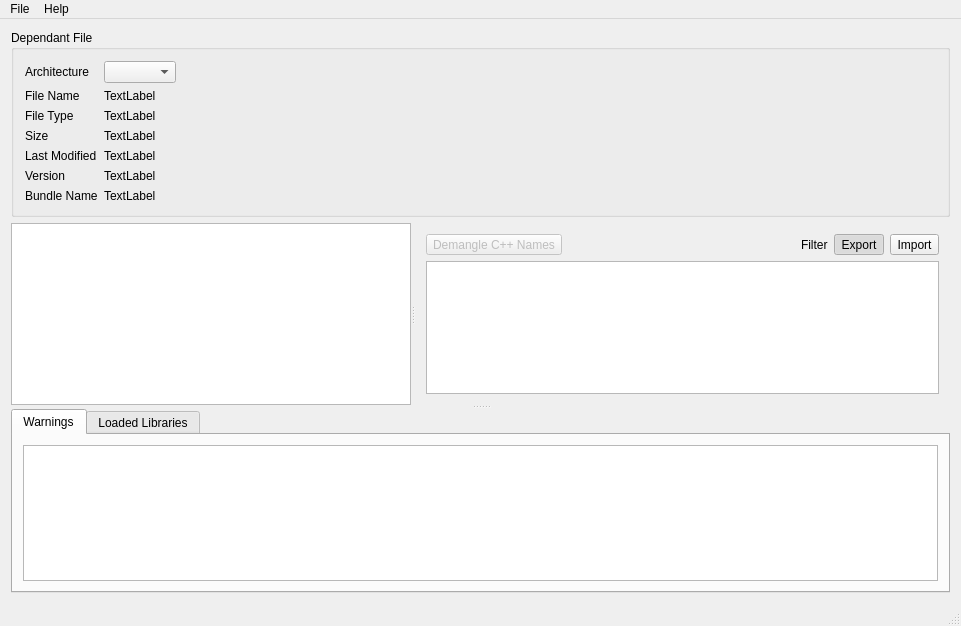
<?xml version="1.0" encoding="UTF-8"?>
<ui version="4.0">
 <class>MainWindowClass</class>
 <widget class="QMainWindow" name="MainWindowClass">
  <property name="geometry">
   <rect>
    <x>0</x>
    <y>0</y>
    <width>961</width>
    <height>626</height>
   </rect>
  </property>
  <property name="mouseTracking">
   <bool>false</bool>
  </property>
  <property name="windowTitle">
   <string>MacDependency</string>
  </property>
  <widget class="QWidget" name="centralWidget">
   <layout class="QVBoxLayout" name="verticalLayout_2">
    <item>
     <widget class="QGroupBox" name="groupBox_2">
      <property name="sizePolicy">
       <sizepolicy hsizetype="Expanding" vsizetype="Fixed">
        <horstretch>0</horstretch>
        <verstretch>0</verstretch>
       </sizepolicy>
      </property>
      <property name="title">
       <string>Dependant File</string>
      </property>
      <layout class="QFormLayout" name="formLayout_2">
       <property name="fieldGrowthPolicy">
        <enum>QFormLayout::FieldsStayAtSizeHint</enum>
       </property>
       <property name="formAlignment">
        <set>Qt::AlignLeading|Qt::AlignLeft|Qt::AlignTop</set>
       </property>
       <item row="0" column="0">
        <widget class="QLabel" name="label_6">
         <property name="text">
          <string>Architecture</string>
         </property>
        </widget>
       </item>
       <item row="0" column="1">
        <widget class="QComboBox" name="architecturesBox"/>
       </item>
       <item row="2" column="0">
        <widget class="QLabel" name="label_7">
         <property name="text">
          <string>File Name</string>
         </property>
        </widget>
       </item>
       <item row="2" column="1">
        <widget class="QLabel" name="fileNameLabel">
         <property name="sizePolicy">
          <sizepolicy hsizetype="Preferred" vsizetype="Preferred">
           <horstretch>0</horstretch>
           <verstretch>0</verstretch>
          </sizepolicy>
         </property>
         <property name="text">
          <string>TextLabel</string>
         </property>
        </widget>
       </item>
       <item row="4" column="0">
        <widget class="QLabel" name="label_8">
         <property name="text">
          <string>Size</string>
         </property>
        </widget>
       </item>
       <item row="4" column="1">
        <widget class="QLabel" name="sizeLabel">
         <property name="text">
          <string>TextLabel</string>
         </property>
        </widget>
       </item>
       <item row="5" column="0">
        <widget class="QLabel" name="label_9">
         <property name="text">
          <string>Last Modified</string>
         </property>
        </widget>
       </item>
       <item row="5" column="1">
        <widget class="QLabel" name="lastModifiedLabel">
         <property name="text">
          <string>TextLabel</string>
         </property>
        </widget>
       </item>
       <item row="6" column="0">
        <widget class="QLabel" name="label_11">
         <property name="text">
          <string>Version</string>
         </property>
        </widget>
       </item>
       <item row="6" column="1">
        <widget class="QLabel" name="versionLabel">
         <property name="text">
          <string>TextLabel</string>
         </property>
        </widget>
       </item>
       <item row="3" column="0">
        <widget class="QLabel" name="label_2">
         <property name="text">
          <string>File Type</string>
         </property>
        </widget>
       </item>
       <item row="3" column="1">
        <widget class="QLabel" name="fileTypeLabel">
         <property name="text">
          <string>TextLabel</string>
         </property>
        </widget>
       </item>
       <item row="7" column="0">
        <widget class="QLabel" name="nameLabelLabel">
         <property name="text">
          <string>Bundle Name</string>
         </property>
        </widget>
       </item>
       <item row="7" column="1">
        <widget class="QLabel" name="nameLabel">
         <property name="text">
          <string>TextLabel</string>
         </property>
        </widget>
       </item>
      </layout>
     </widget>
    </item>
    <item>
     <widget class="QSplitter" name="splitter_2">
      <property name="orientation">
       <enum>Qt::Vertical</enum>
      </property>
      <widget class="QSplitter" name="splitter">
       <property name="orientation">
        <enum>Qt::Horizontal</enum>
       </property>
       <widget class="QTreeView" name="libraryView">
        <property name="editTriggers">
         <set>QAbstractItemView::NoEditTriggers</set>
        </property>
        <property name="alternatingRowColors">
         <bool>true</bool>
        </property>
        <property name="selectionMode">
         <enum>QAbstractItemView::SingleSelection</enum>
        </property>
        <property name="selectionBehavior">
         <enum>QAbstractItemView::SelectRows</enum>
        </property>
        <property name="sortingEnabled">
         <bool>true</bool>
        </property>
       </widget>
       <widget class="QWidget" name="layoutWidget">
        <layout class="QVBoxLayout" name="verticalLayout">
         <item>
          <layout class="QHBoxLayout" name="horizontalLayout_4">
           <item>
            <widget class="QToolButton" name="demangleNamesButton">
             <property name="enabled">
              <bool>false</bool>
             </property>
             <property name="text">
              <string>Demangle C++ Names</string>
             </property>
             <property name="checkable">
              <bool>true</bool>
             </property>
            </widget>
           </item>
           <item>
            <spacer name="horizontalSpacer_2">
             <property name="orientation">
              <enum>Qt::Horizontal</enum>
             </property>
             <property name="sizeHint" stdset="0">
              <size>
               <width>40</width>
               <height>20</height>
              </size>
             </property>
            </spacer>
           </item>
           <item>
            <widget class="QLabel" name="label">
             <property name="text">
              <string>Filter</string>
             </property>
            </widget>
           </item>
           <item>
            <widget class="QToolButton" name="exportButton">
             <property name="text">
              <string>Export</string>
             </property>
             <property name="checkable">
              <bool>true</bool>
             </property>
             <property name="checked">
              <bool>true</bool>
             </property>
            </widget>
           </item>
           <item>
            <widget class="QToolButton" name="importButton">
             <property name="text">
              <string>Import</string>
             </property>
             <property name="checkable">
              <bool>true</bool>
             </property>
            </widget>
           </item>
          </layout>
         </item>
         <item>
          <widget class="QTableView" name="symbolView">
           <property name="alternatingRowColors">
            <bool>true</bool>
           </property>
           <property name="selectionMode">
            <enum>QAbstractItemView::SingleSelection</enum>
           </property>
           <property name="selectionBehavior">
            <enum>QAbstractItemView::SelectRows</enum>
           </property>
           <property name="showGrid">
            <bool>false</bool>
           </property>
           <property name="sortingEnabled">
            <bool>true</bool>
           </property>
           <attribute name="horizontalHeaderStretchLastSection">
            <bool>true</bool>
           </attribute>
           <attribute name="verticalHeaderVisible">
            <bool>false</bool>
           </attribute>
          </widget>
         </item>
        </layout>
       </widget>
      </widget>
      <widget class="QTabWidget" name="tabWidget">
       <property name="currentIndex">
        <number>0</number>
       </property>
       <widget class="QWidget" name="tab">
        <attribute name="title">
         <string>Warnings</string>
        </attribute>
        <layout class="QHBoxLayout" name="horizontalLayout_2">
         <property name="margin">
          <number>10</number>
         </property>
         <item>
          <widget class="QTextBrowser" name="logBrowser"/>
         </item>
        </layout>
       </widget>
       <widget class="QWidget" name="tab_2">
        <attribute name="title">
         <string>Loaded Libraries</string>
        </attribute>
        <layout class="QHBoxLayout" name="horizontalLayout_3">
         <property name="leftMargin">
          <number>10</number>
         </property>
         <property name="rightMargin">
          <number>10</number>
         </property>
         <property name="bottomMargin">
          <number>10</number>
         </property>
         <item>
          <widget class="QTextBrowser" name="loadedLibrariesBrowser"/>
         </item>
        </layout>
       </widget>
      </widget>
     </widget>
    </item>
   </layout>
  </widget>
  <widget class="QMenuBar" name="menuBar">
   <property name="geometry">
    <rect>
     <x>0</x>
     <y>0</y>
     <width>961</width>
     <height>22</height>
    </rect>
   </property>
   <widget class="QMenu" name="menuDependency">
    <property name="title">
     <string>Help</string>
    </property>
    <addaction name="actionAbout"/>
   </widget>
   <widget class="QMenu" name="menuFile">
    <property name="title">
     <string>File</string>
    </property>
    <addaction name="actionOpen"/>
   </widget>
   <addaction name="menuFile"/>
   <addaction name="menuDependency"/>
  </widget>
  <widget class="QStatusBar" name="statusBar"/>
  <action name="actionAbout">
   <property name="text">
    <string>About Dependency</string>
   </property>
  </action>
  <action name="actionOpen">
   <property name="text">
    <string>Open...</string>
   </property>
   <property name="shortcut">
    <string>Ctrl+O</string>
   </property>
  </action>
 </widget>
 <layoutdefault spacing="6" margin="11"/>
 <resources/>
 <connections/>
</ui>
